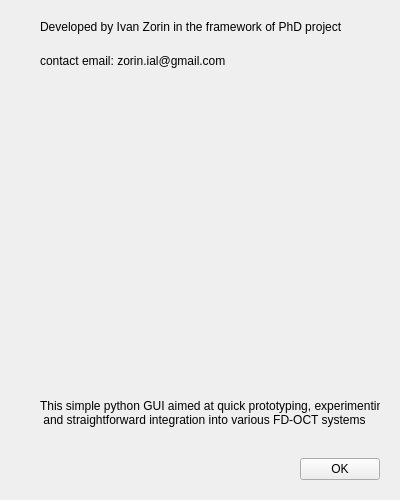
<?xml version="1.0" encoding="UTF-8"?>
<ui version="4.0">
 <class>HelpWindow</class>
 <widget class="QMainWindow" name="HelpWindow">
  <property name="geometry">
   <rect>
    <x>0</x>
    <y>0</y>
    <width>400</width>
    <height>500</height>
   </rect>
  </property>
  <property name="sizePolicy">
   <sizepolicy hsizetype="Expanding" vsizetype="Expanding">
    <horstretch>0</horstretch>
    <verstretch>0</verstretch>
   </sizepolicy>
  </property>
  <property name="maximumSize">
   <size>
    <width>400</width>
    <height>500</height>
   </size>
  </property>
  <property name="windowTitle">
   <string>About software</string>
  </property>
  <widget class="QWidget" name="centralwidget">
   <property name="sizePolicy">
    <sizepolicy hsizetype="Expanding" vsizetype="Expanding">
     <horstretch>0</horstretch>
     <verstretch>0</verstretch>
    </sizepolicy>
   </property>
   <property name="maximumSize">
    <size>
     <width>400</width>
     <height>500</height>
    </size>
   </property>
   <layout class="QHBoxLayout" name="horizontalLayout">
    <property name="spacing">
     <number>20</number>
    </property>
    <property name="leftMargin">
     <number>20</number>
    </property>
    <property name="topMargin">
     <number>20</number>
    </property>
    <property name="rightMargin">
     <number>20</number>
    </property>
    <property name="bottomMargin">
     <number>20</number>
    </property>
    <item>
     <layout class="QFormLayout" name="main_layout">
      <item row="0" column="1">
       <widget class="QLabel" name="label_by_me">
        <property name="text">
         <string>Developed by Ivan Zorin in the framework of PhD project</string>
        </property>
       </widget>
      </item>
      <item row="1" column="1">
       <widget class="QLabel" name="label_email">
        <property name="text">
         <string>contact email: zorin.ial@gmail.com</string>
        </property>
       </widget>
      </item>
      <item row="2" column="1">
       <spacer name="verticalSpacer">
        <property name="orientation">
         <enum>Qt::Vertical</enum>
        </property>
        <property name="sizeHint" stdset="0">
         <size>
          <width>20</width>
          <height>300</height>
         </size>
        </property>
       </spacer>
      </item>
      <item row="3" column="1">
       <widget class="QLabel" name="label_general">
        <property name="minimumSize">
         <size>
          <width>0</width>
          <height>50</height>
         </size>
        </property>
        <property name="text">
         <string>This simple python GUI aimed at quick prototyping, experimenting 
 and straightforward integration into various FD-OCT systems</string>
        </property>
       </widget>
      </item>
      <item row="4" column="1">
       <layout class="QHBoxLayout" name="layout_aroundButton">
        <item>
         <spacer name="buttonSpacer">
          <property name="orientation">
           <enum>Qt::Horizontal</enum>
          </property>
          <property name="sizeHint" stdset="0">
           <size>
            <width>40</width>
            <height>20</height>
           </size>
          </property>
         </spacer>
        </item>
        <item>
         <widget class="QPushButton" name="OKCloseButton">
          <property name="text">
           <string>OK</string>
          </property>
         </widget>
        </item>
       </layout>
      </item>
     </layout>
    </item>
   </layout>
  </widget>
 </widget>
 <resources/>
 <connections/>
</ui>
